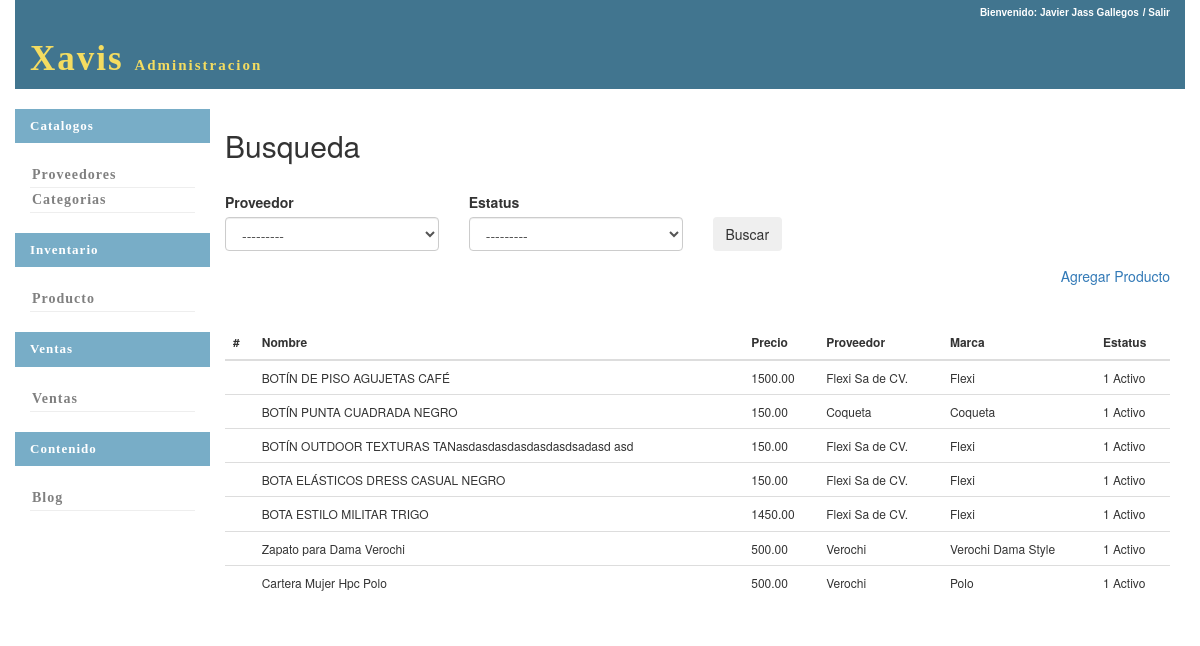
Page /inventario/busca_producto/ (signed in) on the committed database.
### inventario/models.py (models this page shows, shortened)
class Productos(models.Model):
	nombre=models.CharField(max_length=100)
	desc_producto=models.TextField()
	precio=models.DecimalField(max_digits=26,decimal_places=2,default=0.00)
	descuento=models.IntegerField(default=0)
	id_proveedor=models.ForeignKey(Proveedor,on_delete=models.PROTECT,null=False,default=0)
	marca=models.CharField(max_length=100,null=False,default="")
	clave_prod_proveedor=models.CharField(max_length=20,null=True)
	id_estatus=models.ForeignKey(Estatus,on_delete=models.PROTECT,default=1)

class Proveedor(models.Model):
	proveedor=models.CharField(max_length=40,null=False)
	id_estatus=models.ForeignKey(Estatus,on_delete=models.PROTECT,default=1)
	def __str__(self):
		return self.proveedor

class Estatus(models.Model):
	estatus=models.CharField(max_length=20)
	def __str__(self):
		return str(self.id)+' '+self.estatus

### inventario/views.py (the view)
def busca_producto(request):
	if not request.user.is_authenticated:
		return HttpResponseRedirect(reverse('seguridad:login'))
	if request.method=="POST":
		if request.POST.get("id_proveedor")=='':
			proveedor=0
		else:
			proveedor=int(request.POST.get("id_proveedor"))
		if request.POST.get("id_estatus")=='':
			estatus=0
		else:
			estatus=int(request.POST.get("id_estatus"))
		if proveedor==0 and estatus==0:
			producto=Productos.objects.all()
		if proveedor>0 and estatus==0:
			producto=Productos.objects.filter(id_proveedor=proveedor)
		if estatus>0 and proveedor==0:
			producto=Productos.objects.filter(id_estatus=estatus)
		if proveedor>0 and estatus>0:
			producto=Productos.objects.filter(id_proveedor=proveedor,id_estatus=estatus)
		form=Busqueda_Producto_Form(request.POST)
	else:
		producto=Productos.objects.all()
		form=Busqueda_Producto_Form()
	return render(request,'inventario/busca_producto.html',locals())

### inventario/forms.py
class Busqueda_Producto_Form(forms.Form):
	id_proveedor=forms.ModelChoiceField(queryset=Proveedor.objects.all())
	id_estatus=forms.ModelChoiceField(queryset=Estatus.objects.all())
	def __init__(self, *args, **kwargs):
		super(self.__class__, self).__init__(*args, **kwargs)
		self.fields['id_proveedor'].required = False
		self.fields['id_estatus'].required = False

### inventario/templates/inventario/busca_producto.html (shortened to what this page needs)
{%extends 'base.html'%}
{%load bootstrap3%}
{%block content%}
	<form method="post" action="#">
		<h2 >Busqueda</h2>
		<br>
		<div class="row">
			<div class="col-xs-4 col-sm-3">
				<label>
					Proveedor
				</label>
			</div>
			<div class="col-xs-4 col-sm-3">
				<label>
					Estatus
				</label>
			</div>
		</div>
		<div class="row">
			<div class="col-xs-4 col-sm-3">
				{% bootstrap_field form.id_proveedor  show_label=False%}
			</div>
			<div class="col-xs-4 col-sm-3">
				{%bootstrap_field form.id_estatus show_label=False%}
			</div>
			<div class="col-xs-4 col-sm-3">
				<button class="btn">Buscar</button>
			</div>
		</div>
		<div class="row">
			<div class="col-xs-12 " style="text-align:right">
					<a  href="../productos/new/">{%bootstrap_icon "plus"%} Agregar Producto</a>
			</div>
		</div>
		<br>
		<br>
		<table clasS="table">
			<thead>
				<th scope="col">#</th>
				<th scope="col">Nombre</th>
				<th scope="col">Precio</th>
				<th scope="col">Proveedor</th>
				<th scope="col">Marca</th>
				<th scope="col">Estatus</th>
			</thead>
			<tbody>
				{%for prod in producto %}
				<tr>
					<td>
					</td>
					<td>{{prod.nombre}}</td>
					<td>{{prod.precio}}</td>
					<td>{{prod.id_proveedor.proveedor}}</td>
					<td>{{prod.marca}}</td>
					<td>{{prod.id_estatus}}</td>
				</tr>
				{%endfor%}
			</tbody>
		</table>
	</form>
{%endblock%}

### seguridad/static/css/base.css (style rules this page uses)
.table { font-size:12px; }

### rows in the picture
Productos: nombre "BOTÍN DE PISO AGUJETAS CAFÉ", precio "1500.00", id_proveedor.proveedor "Flexi Sa de CV.", marca "Flexi", id_estatus "1 Activo"
Productos: nombre "BOTÍN PUNTA CUADRADA NEGRO", precio "150.00", id_proveedor.proveedor "Coqueta", marca "Coqueta", id_estatus "1 Activo"
Productos: nombre "BOTÍN OUTDOOR TEXTURAS TANasdasdasdasdasdasdsadasd asd", precio "150.00", id_proveedor.proveedor "Flexi Sa de CV.", marca "Flexi", id_estatus "1 Activo"
Productos: nombre "BOTA ELÁSTICOS DRESS CASUAL NEGRO", precio "150.00", id_proveedor.proveedor "Flexi Sa de CV.", marca "Flexi", id_estatus "1 Activo"
Productos: nombre "BOTA ESTILO MILITAR TRIGO", precio "1450.00", id_proveedor.proveedor "Flexi Sa de CV.", marca "Flexi", id_estatus "1 Activo"
Productos: nombre "Zapato para Dama Verochi", precio "500.00", id_proveedor.proveedor "Verochi", marca "Verochi Dama Style", id_estatus "1 Activo"
Productos: nombre "Cartera Mujer Hpc Polo", precio "500.00", id_proveedor.proveedor "Verochi", marca "Polo", id_estatus "1 Activo"
